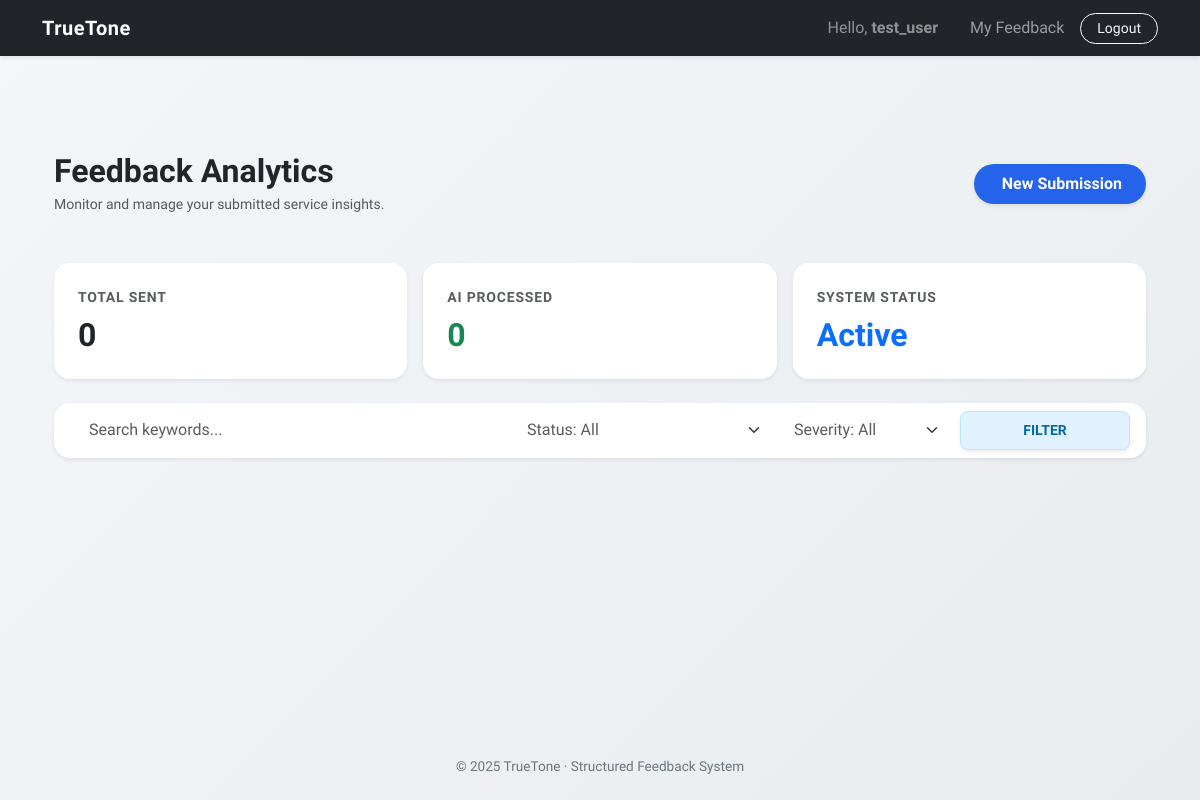
Before: /feedback/my-feedbacks/ (signed in) with the older database file.
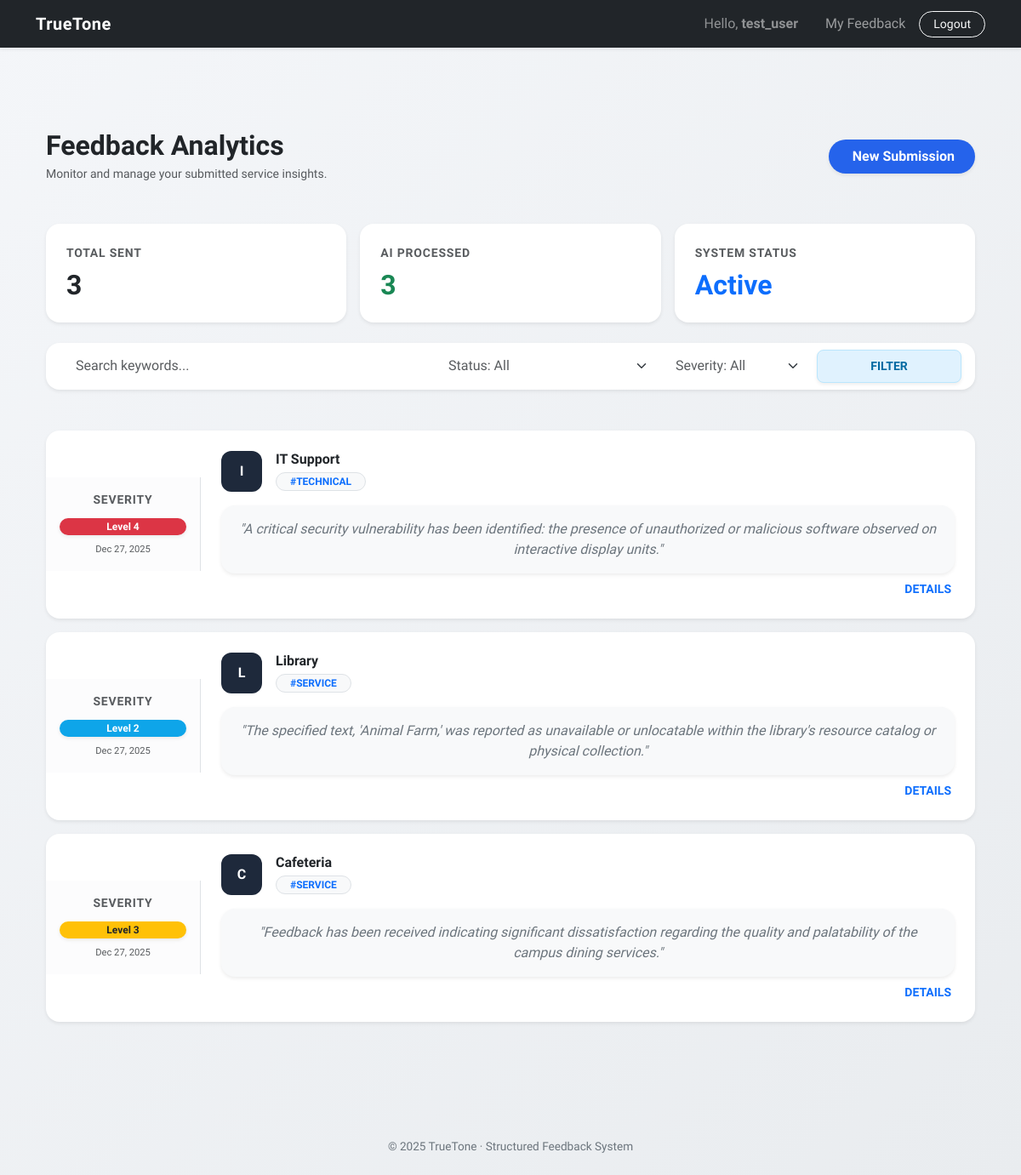
After: the same page with the newer database file.
### accounts/models.py (models this page shows, shortened)
class User(AbstractUser):
    ROLE_CHOICES = (
        ('user', 'User'),
        ('owner', 'Service Owner'),
        ('admin', 'Admin'),
    )
    role = models.CharField(
        max_length=10,
        choices=ROLE_CHOICES,
        default='user'
    )

### feedback/models.py (models this page shows, shortened)
class Feedback(models.Model):
    CATEGORY_CHOICES = [
        ('technical', 'Technical'),
        ('service', 'Service'),
        ('staff', 'Staff'),
        ('other', 'Other'),
    ]
    SEVERITY_CHOICES = [
        (1, 'Low'),
        (2, 'Medium'),
        (3, 'High'),
        (4, 'Critical'),
    ]
    TONE_CHOICES = [
        ('aggressive', 'Aggressive'),
        ('neutral', 'Neutral'),
        ('polite', 'Polite'),
        ('disappointed', 'Disappointed'),
    ]
    INTENT_CHOICES = [
        ('complaint', 'Complaint'),
        ('suggestion', 'Suggestion'),
        ('praise', 'Praise'),
        ('question', 'Question'),
    ]
    user = models.ForeignKey(
        settings.AUTH_USER_MODEL,
        on_delete=models.CASCADE,
        related_name='feedbacks'
    )
    service = models.ForeignKey(
        'services.Service',
        on_delete=models.CASCADE,
        related_name='feedbacks'
    )
    raw_text = models.TextField(max_length=500, help_text="Original feedback text")
    normalized_text = models.TextField(blank=True, null=True, help_text="Normalized text")
    category = models.CharField(max_length=20, choices=CATEGORY_CHOICES, default='other')
    severity = models.IntegerField(choices=SEVERITY_CHOICES, default=1)
    tone = models.CharField(
        max_length=20,
        choices=TONE_CHOICES,
        help_text="Detected user tone"
    )
    intent = models.CharField(
        max_length=20,
        choices=INTENT_CHOICES,
        help_text="Detected user intent"
    )
    date = models.DateTimeField(auto_now_add=True)

### services/models.py (models this page shows, shortened)
class Service(models.Model):
    SERVICE_CATEGORIES = [
        ('education', 'Eğitim'),
        ('food', 'Beslenme/Yemek'),
        ('facility', 'Tesis/Altyapı'),
        ('it', 'Bilgi İşlem'),
    ]
    name = models.CharField(max_length=100)
    category = models.CharField(max_length=50, choices=SERVICE_CATEGORIES)
    description = models.TextField()
    owner = models.ForeignKey(
        settings.AUTH_USER_MODEL,
        on_delete=models.CASCADE,
        related_name='managed_services'
    )

### feedback/views.py (the view)
# urls.py: path('my-feedbacks/', views.user_feedback_list, name='user_feedback_list'),
@login_required
def user_feedback_list(request):
    query_set = Feedback.objects.filter(user=request.user).order_by('-date')
    search_query = request.GET.get('q', '')
    status_filter = request.GET.get('status', '')
    severity_filter = request.GET.get('severity', '')
    if search_query:
        query_set = query_set.filter(raw_text__icontains=search_query)
    if status_filter == 'processed':
        query_set = query_set.exclude(normalized_text__isnull=True).exclude(normalized_text="")
    elif status_filter == 'pending':
        query_set = query_set.filter(Q(normalized_text__isnull=True) | Q(normalized_text=""))
    if severity_filter and severity_filter != '':
        query_set = query_set.filter(severity=int(severity_filter))
    base_user_data = Feedback.objects.filter(user=request.user)
    total_sent = base_user_data.count()
    processed_count = base_user_data.exclude(normalized_text__isnull=True).exclude(normalized_text="").count()
    return render(request, 'feedback/user_feedback_list.html', {
        'feedbacks': query_set,
        'total_sent': total_sent,
        'processed_count': processed_count,
        'current_status': status_filter,
        'current_severity': severity_filter,
        'q': search_query,
    })

### feedback/templates/feedback/user_feedback_list.html (shortened to what this page needs)
{% extends "base.html" %}
{% block content %}
<div class="container py-5 animate__animated animate__fadeIn">
    <div class="row mb-5 align-items-center">
        <div class="col-md-8 text-start">
            <h1 class="h2 fw-800 text-dark mb-1 text-start">Feedback Analytics</h1>
            <p class="text-muted mb-0 small text-start">Monitor and manage your submitted service insights.</p>
        </div>
        <div class="col-md-4 text-md-end mt-3 mt-md-0">
            <a href="{% url 'services:service_list' %}" class="btn btn-premium-action px-4 py-2 rounded-pill shadow-sm position-relative overflow-hidden border-0">
                <span class="position-relative z-index-2 fw-bold text-white">
                     New Submission
                </span>
            </a>
        </div>
    </div>
    <div class="row mb-4 g-3 text-start">
        <div class="col-md-4">
            <div class="card stat-card border-0 shadow-sm rounded-4 h-100 position-relative overflow-hidden bg-white">
                <div class="card-body p-4 position-relative z-index-2">
                    <div class="text-muted small fw-bold text-uppercase ls-1 mb-2">Total Sent</div>
                    <div class="h2 fw-800 mb-0 text-dark">{{ total_sent }}</div>
                </div>
            </div>
        </div>
        <div class="col-md-4">
            <div class="card stat-card border-0 shadow-sm rounded-4 h-100 position-relative overflow-hidden bg-white">
                <div class="card-body p-4 position-relative z-index-2">
                    <div class="text-uppercase small fw-bold text-muted ls-1 mb-2">AI Processed</div>
                    <div class="h2 fw-800 text-success mb-0">{{ processed_count }}</div>
                </div>
            </div>
        </div>
        <div class="col-md-4">
            <div class="card stat-card border-0 shadow-sm rounded-4 h-100 position-relative overflow-hidden bg-white">
                <div class="card-body p-4 position-relative z-index-2">
                    <div class="text-uppercase small fw-bold text-muted ls-1 mb-2">System Status</div>
                    <div class="h2 fw-800 text-primary mb-0">Active</div>
                </div>
            </div>
        </div>
    </div>
    <div class="card border-0 shadow-sm rounded-4 p-2 mb-5 bg-white">
        <form method="GET" class="row g-2 align-items-center text-start mx-1">
            <div class="col-lg-5">
                <div class="input-group">
                    <span class="input-group-text bg-transparent border-0 pe-0"></span>
                    <input type="text" name="q" value="{{ request.GET.q }}" class="form-control border-0 shadow-none ps-2" placeholder="Search keywords...">
                </div>
            </div>
            <div class="col-lg-3">
                <select name="status" class="form-select border-0 shadow-none text-muted fw-medium">
                    <option value="" {% if not request.GET.status %}selected{% endif %}>Status: All</option>
                </select>
            </div>
            <div class="col-lg-2">
                <select name="severity" class="form-select border-0 shadow-none text-muted fw-medium">
                    <option value="" {% if not request.GET.severity %}selected{% endif %}>Severity: All</option>
                </select>
            </div>
            <div class="col-lg-2">
                <button type="submit" class="btn btn-filter-vibrant w-100 rounded-3 fw-bold btn-sm py-2 shadow-sm transition-all">FILTER</button>
            </div>
        </form>
    </div>
    <div class="row text-start">
        {% for fb in feedbacks %}
        <div class="col-lg-12 mb-3">
            <div class="card border-0 shadow-sm rounded-4 feedback-row transition-all overflow-hidden bg-white">
                <div class="row g-0 align-items-center">
                    <div class="col-md-2 p-3 text-center border-end bg-light-subtle d-none d-md-block">
                        <div class="small fw-bold text-muted mb-2 ls-1 text-uppercase">Severity</div>
                        <span class="badge rounded-pill px-3 py-1 w-100
                            {% if fb.severity == 4 %}bg-danger
                            {% elif fb.severity == 3 %}bg-warning text-dark
                            {% elif fb.severity == 2 %}bg-info-custom text-white
                            {% else %}bg-success{% endif %} shadow-sm small">
                            Level {{ fb.severity }}
                        </span>
                        <div class="mt-2 text-muted tiny-text">{{ fb.date|date:"M d, Y" }}</div>
                    </div>
                    <div class="col-md-10 p-4">
                        <div class="d-flex align-items-center mb-2">
                            <div class="avatar-icon text-white">{{ fb.service.name|slice:":1" }}</div>
                            <div class="ms-3">
                                <h6 class="fw-800 text-dark mb-1">{{ fb.service.name }}</h6>
                                <span class="badge bg-light text-primary border rounded-pill px-3 small">#{{ fb.category|upper }}</span>
                            </div>
                        </div>
                        <div class="p-3 rounded-4 bg-light border-0 ai-bubble shadow-sm mt-3">
                            <p class="text-secondary mb-0 fst-italic text-center">
                                "{{ fb.normalized_text|default:fb.raw_text|truncatechars:180 }}"
                            </p>
                        </div>
                        <div class="d-flex justify-content-end mt-2">
                            <a href="#" class="text-decoration-none fw-bold small text-primary hover-link">DETAILS </a>
                        </div>
                    </div>
                </div>
            </div>
        </div>
        {% endfor %}
    </div>
</div>
{% endblock %}

### templates/base.html (shortened to what this page needs)
<!DOCTYPE html>
<html lang="en">
<head>
  <link href="https://cdn.jsdelivr.net/npm/bootstrap@5.3.2/dist/css/bootstrap.min.css" rel="stylesheet">
</head>
<body class="d-flex flex-column">
<nav class="navbar navbar-expand-lg navbar-dark bg-dark shadow-sm">
  <div class="container">
    <a class="navbar-brand" href="/">TrueTone</a>
    <div class="collapse navbar-collapse show">
      <ul class="navbar-nav ms-auto align-items-center">
        {% if user.is_authenticated %}
          <li class="nav-item me-3">
            <span class="nav-link text-white-50">Hello, <strong>{{ user.username }}</strong></span>
          </li>
          <li class="nav-item">
            <a class="nav-link" href="{% url 'feedback:user_feedback_list' %}">My Feedback</a>
          </li>
          <li class="nav-item ms-lg-2">
            <form action="{% url 'logout' %}" method="post" style="display:inline;">
              <button type="submit" class="btn btn-outline-light btn-sm rounded-pill px-3">Logout</button>
            </form>
          </li>
        {% endif %}
      </ul>
    </div>
  </div>
</nav>
<main class="container py-5 flex-grow-1">
  {% block content %}
  {% endblock %}
</main>
<footer class="text-center py-4">
  © 2025 TrueTone · Structured Feedback System
</footer>
</body>
</html>

### templates/base.html (style rules this page uses)
body { background: linear-gradient(135deg, #f4f6f9, #e9ecef); min-height: 100vh; }
.navbar-brand { font-weight: 700; letter-spacing: 0.5px; }
.nav-link { transition: color 0.2s ease; position: relative; }
footer { font-size: 0.85rem; color: #6c757d; }

### feedback/templates/feedback/user_feedback_list.html (style rules this page uses)
:root { --primary-blue: #2563eb; }
body { background-color: #f8fafc; font-family: 'Plus Jakarta Sans', sans-serif; }
.fw-800 { font-weight: 800; }
.ls-1 { letter-spacing: 0.05rem; }
.rounded-4 { border-radius: 1rem !important; }
.tiny-text { font-size: 0.7rem; }
.bg-light-subtle { background-color: #f9fafb; }
.bg-info-custom { background-color: #0ea5e9 !important; }
.avatar-icon { width: 48px; height: 48px; display: flex; align-items: center; justify-content: center; font-weight: 800; border-radius: 12px; background-color: #1e293b; flex-shrink: 0; }
.ai-bubble { display: flex; align-items: center; justify-content: center; min-height: 80px; text-align: center; }
.btn-premium-action { background-color: var(--primary-blue); border: none; transition: 0.3s; }
.btn-filter-vibrant { background-color: #e0f2fe; color: #0369a1; border: 1px solid #bae6fd !important; }

Changed rows visible on the page:
added Feedback: severity "4", date "Dec 27, 2025", service.name "I", service.name "IT Support", category "TECHNICAL", normalized_text "A critical security vulnerability has been identified: the presence of unauthorized or malicious software observed on interactive display units."
added Feedback: severity "2", date "Dec 27, 2025", service.name "L", service.name "Library", category "SERVICE", normalized_text "The specified text, 'Animal Farm,' was reported as unavailable or unlocatable within the library's resource catalog or physical collection."
added Feedback: severity "3", date "Dec 27, 2025", service.name "C", service.name "Cafeteria", category "SERVICE", normalized_text "Feedback has been received indicating significant dissatisfaction regarding the quality and palatability of the campus dining services."
Other visible differences:
{{ total_sent }}: "0" → "3"
{{ processed_count }}: "0" → "3"
